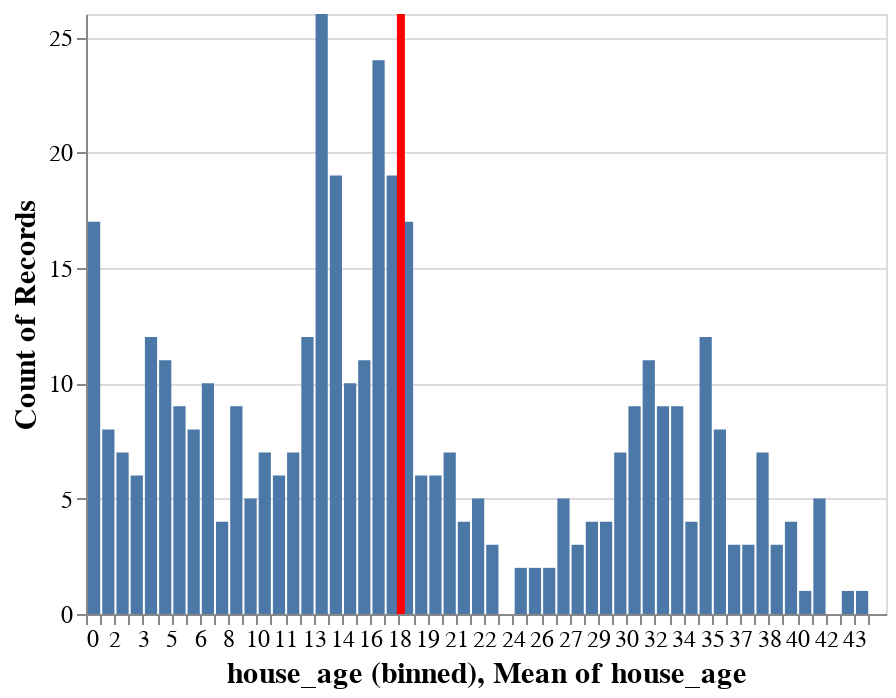

The code cell stored with this chart in its notebook:
### Code cell
bar = alt.Chart(data).mark_bar().encode(
    alt.X("house_age:Q", bin=alt.Bin(step = 0.8)),
    y='count()',
)

rule = alt.Chart(data).mark_rule(color='red').encode(
    x = 'mean(house_age)',
    size = alt.value(4))

bar + rule

### Figure 1 — Vega-Lite specification as saved in the notebook (floating-point values rounded to 4 significant figures; data arrays with more than 128 entries replaced by an {"elided": "..."} marker saying what was removed)
{"config": {"view": {"continuousWidth": 400, "continuousHeight": 300}, "legend": {"symbolSize": 30, "titleFontSize": 14, "labelFontSize": 14}, "axis": {"titleFontSize": 15, "labelFontSize": 12}, "encoding": {"x": {"scale": {"zero": false}}}}, "layer": [{"mark": "bar", "encoding": {"x": {"type": "quantitative", "bin": {"step": 0.8}, "field": "house_age"}, "y": {"type": "quantitative", "aggregate": "count"}}}, {"mark": {"type": "rule", "color": "red"}, "encoding": {"size": {"value": 4}, "x": {"type": "quantitative", "aggregate": "mean", "field": "house_age"}}}], "data": {"name": "data-e1137beb5fffd7cdbee27af6807d2257"}, "$schema": "https://vega.github.io/schema/vega-lite/v4.8.1.json", "datasets": {"data-e1137beb5fffd7cdbee27af6807d2257": {"elided": "414 records"}}}
